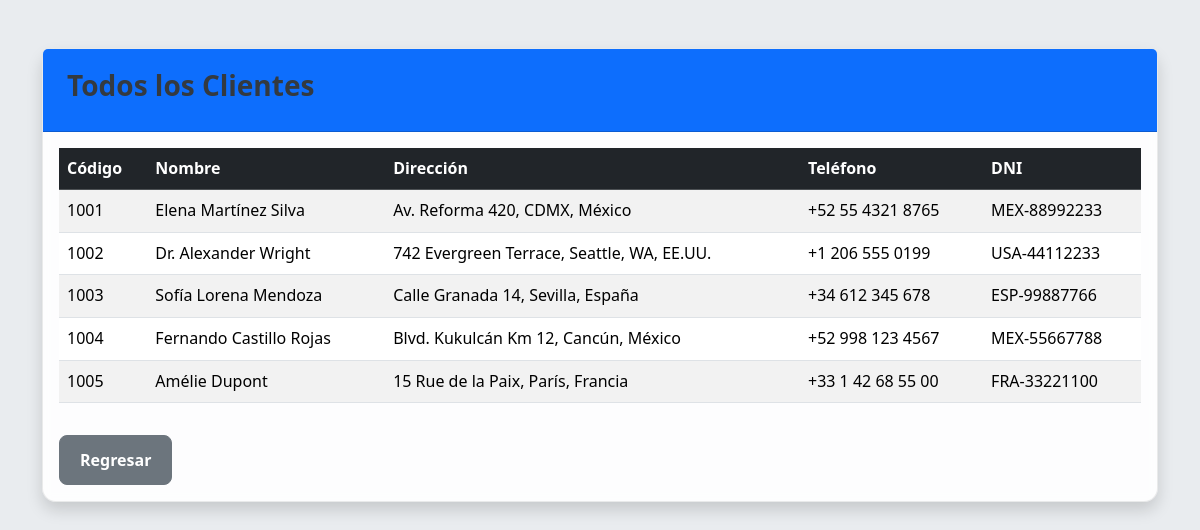
Page /api_hotel/consulta-cliente.php on the committed database.
### tables this page shows
CREATE TABLE `cliente` (
  `codigo_cli` int(11) NOT NULL,
  `nombre` varchar(150) NOT NULL,
  `direccion` varchar(255) DEFAULT NULL,
  `telefono` varchar(50) DEFAULT NULL,
  `dni_cli` varchar(50) DEFAULT NULL,
  PRIMARY KEY (`codigo_cli`)
);

### api_hotel/consulta-cliente.php (the view, shortened to what this page needs)
<?php
require_once 'conexion.php';
$resultados = [];
$titulo = 'Consulta de Clientes';
if (isset($_POST['codigo_cli']) && !empty($_POST['codigo_cli'])) {
    $codigo_buscado = $_POST['codigo_cli'];
    $titulo = "Resultados para el Cliente: " . htmlspecialchars($codigo_buscado);
    $sql = "SELECT * FROM cliente WHERE codigo_cli = ?";
    $stmt = $pdo->prepare($sql);
    $stmt->execute([$codigo_buscado]);
    $resultados = $stmt->fetchAll(PDO::FETCH_ASSOC);
} else {
    $titulo = 'Todos los Clientes';
    $sql = "SELECT * FROM cliente";
    $stmt = $pdo->query($sql);
    $resultados = $stmt->fetchAll(PDO::FETCH_ASSOC);
}
?>
<!DOCTYPE html>
<html lang="es">
<head>
    <link href="https://cdn.jsdelivr.net/npm/bootstrap@5.3.3/dist/css/bootstrap.min.css" rel="stylesheet">
    <link rel="stylesheet" href="../css/style.css">
</head>
<body>
    <main class="container mt-4">
        <div class="card shadow">
            <div class="card-header bg-primary text-white">
                <h3><?php echo $titulo; ?></h3>
            </div>
            <div class="card-body">
                <?php if (!empty($resultados)): ?>
                    <div class="table-responsive">
                        <table class="table table-striped table-hover">
                            <thead class="table-dark">
                                <tr>
                                    <th>Código</th>
                                    <th>Nombre</th>
                                    <th>Dirección</th>
                                    <th>Teléfono</th>
                                    <th>DNI</th>
                                </tr>
                            </thead>
                            <tbody>
                                <?php foreach ($resultados as $fila): ?>
                                    <tr>
                                        <td><?php echo htmlspecialchars($fila['codigo_cli']); ?></td>
                                        <td><?php echo htmlspecialchars($fila['nombre']); ?></td>
                                        <td><?php echo htmlspecialchars($fila['direccion']); ?></td>
                                        <td><?php echo htmlspecialchars($fila['telefono']); ?></td>
                                        <td><?php echo htmlspecialchars($fila['dni_cli']); ?></td>
                                    </tr>
                                <?php endforeach; ?>
                            </tbody>
                        </table>
                    </div>
                <?php else: ?>
                    <div class="alert alert-warning">No se encontraron resultados para la búsqueda.</div>
                <?php endif; ?>
                <a href="../recepcion.php" class="btn btn-secondary mt-3">Regresar</a>
            </div>
        </div>
    </main>
</body>
</html>

### css/style.css (style rules this page uses)
:root { --primary-color: #007bff; --secondary-color: #6c757d; --background-light: #f8f9fa; --background-medium: #e9ecef; --text-color-dark: #343a40; --text-color-light: #ffffff; --card-bg: rgba(255, 255, 255, 0.9); --shadow-light: rgba(0, 0, 0, 0.1) 0px 4px 12px; --shadow-medium: rgba(0, 0, 0, 0.15) 0px 8px 24px; }
body { font-family: 'Segoe UI', Roboto, 'Helvetica Neue', Arial, sans-serif, "Apple Color Emoji", "Segoe UI Emoji", "Segoe UI Symbol"; background-color: var(--background-medium); color: var(--text-color-dark); line-height: 1.6; }
h1, h2, h3, h4, h5, h6 { color: var(--text-color-dark); font-weight: 600; }
a { color: var(--primary-color); text-decoration: none; transition: color 0.3s ease; }
.container { padding-top: 1.5rem; padding-bottom: 1.5rem; }
.card { border: none; border-radius: 0.75rem; background-color: var(--card-bg); backdrop-filter: blur(5px); box-shadow: var(--shadow-medium); transition: transform 0.3s ease, box-shadow 0.3s ease; }
.card-header { border-top-left-radius: 0.75rem; border-top-right-radius: 0.75rem; padding: 1.25rem 1.5rem; font-weight: 700; font-size: 1.15rem; display: flex; align-items: center; }
.btn { border-radius: 0.5rem; padding: 0.75rem 1.25rem; font-weight: 600; transition: background-color 0.3s ease, border-color 0.3s ease, transform 0.2s ease; }
.card { border-radius: 14px !important; border: 1px solid rgba(0, 0, 0, 0.08) !important; transition: transform 0.25s cubic-bezier(0.165, 0.84, 0.44, 1), box-shadow 0.25s ease !important; }

### rows in the picture
cliente: codigo_cli "1001", nombre "Elena Martínez Silva", direccion "Av. Reforma 420, CDMX, México", telefono "+52 55 4321 8765", dni_cli "MEX-88992233"
cliente: codigo_cli "1002", nombre "Dr. Alexander Wright", direccion "742 Evergreen Terrace, Seattle, WA, EE.UU.", telefono "+1 206 555 0199", dni_cli "USA-44112233"
cliente: codigo_cli "1003", nombre "Sofía Lorena Mendoza", direccion "Calle Granada 14, Sevilla, España", telefono "+34 612 345 678", dni_cli "ESP-99887766"
cliente: codigo_cli "1004", nombre "Fernando Castillo Rojas", direccion "Blvd. Kukulcán Km 12, Cancún, México", telefono "+52 998 123 4567", dni_cli "MEX-55667788"
cliente: codigo_cli "1005", nombre "Amélie Dupont", direccion "15 Rue de la Paix, París, Francia", telefono "+33 1 42 68 55 00", dni_cli "FRA-33221100"

### other values in the picture
$titulo "Todos los Clientes"
